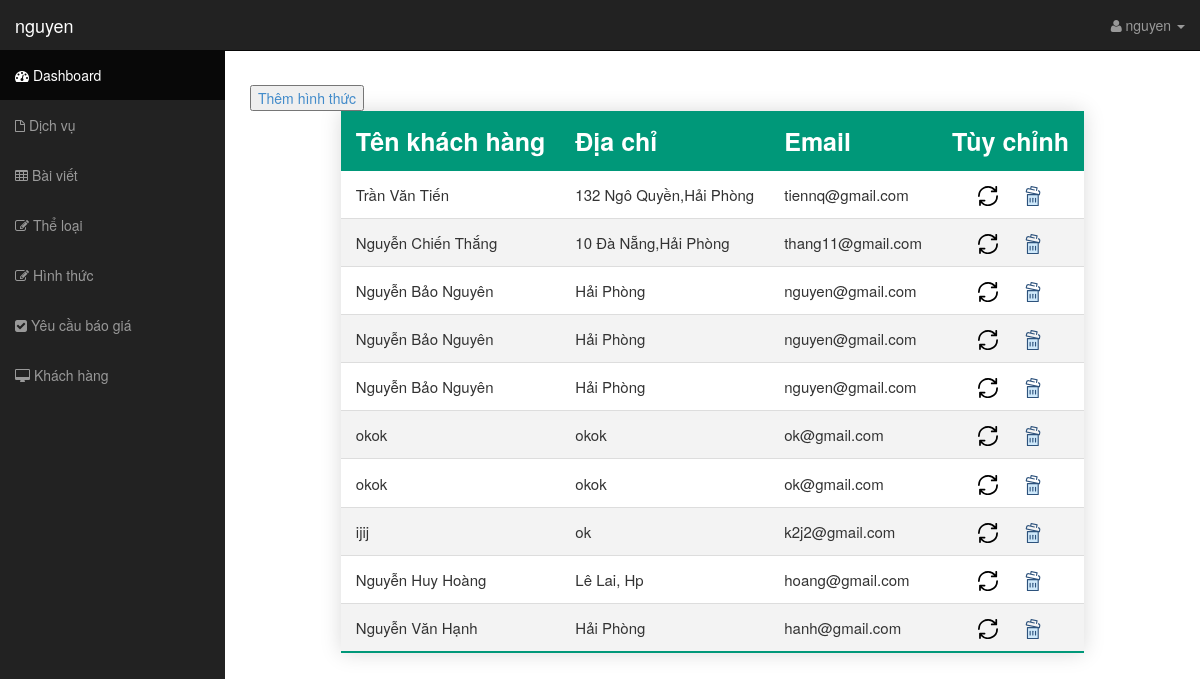
Screenshot of /controller/admin.php?view=khachhang (signed in) with the database file from the repository.
### tables this page shows
CREATE TABLE `khachhang` (
  `makh` int(11) NOT NULL,
  `tenkhachhang` varchar(255) NOT NULL,
  `diachi` varchar(255) NOT NULL,
  `email` varchar(100) NOT NULL
);

### controller/admin.php (called while the page is built)
<?php
include "../view/admin/header.php";
include "../view/admin/admin.php";
include "../view/admin/footer.php";
?>

### model/thuvien.php (called while the page is built, shortened)
<?php
function showDatabase($pdo, $table) {
	$select = "SELECT * FROM $table";
	$stmt = $pdo->prepare($select);
	$stmt->execute();
	$element = $stmt->fetchAll(PDO::FETCH_ASSOC);
	return $element;
}
?>

### view/admin/khachhang.php (the view)
<div>
    <button>
        <a href="../controller/them_ht.php">Thêm hình thức</a>
    </button>
</div>
<table class="styled-table">
    <thead>
        <tr>
            <th>Tên khách hàng</th>
            <th>Địa chỉ</th>
            <th>Email</th>
            <th>Tùy chỉnh</th>
        </tr>
    </thead>
    <tbody>
        <?php
            $table = "khachhang";
            $row = showDatabase($pdo, $table);
            foreach ($row as $value) {
        ?>
            <tr>
                <td><?php echo $value['tenkhachhang'];?></td>
                <td><?php echo $value['diachi'];?></td>
                <td><?php echo $value['email'];?></td>
                <td class="option">
                    <a class="update" href="../controller/sua_kh.php?makh=<?php echo $value['makh'];?>" value="">
                        <img src="../view/images/icon/update.svg" title="<?php echo $value['makh'];?>" alt="Cập nhật">
                    </a>
                    <a href="../controller/xoa_kh.php?makh=<?php echo $value['makh'];?>">
                        <img src="../view/images/icon/delete.svg" title="Xóa" alt="Xóa">
                    </a>
                </td>
            </tr>
        <?php } ?>
    </tbody>
</table>

### view/css/sb-admin.css (style rules this page uses)
body { margin-top: 50px; }

### view/css/admin.css (style rules this page uses)
.styled-table { border-collapse: collapse; margin: 0 auto; box-shadow: 0 0 20px rgba(0, 0, 0, 0.15); }
.styled-table thead tr { background: #009879; color: #fff; text-align: left; }
.styled-table th, .styled-table td { padding: 12px 15px; }
.styled-table th { font-size: 2.5rem; }
.styled-table td { font-size: 1.5rem; }
.styled-table tbody tr { border-bottom: 1px solid #dddddd; }
.styled-table tbody tr:nth-of-type(even) { background-color: #f3f3f3; }
.styled-table tbody tr:last-of-type { border-bottom: 2px solid #009879; }
.option { text-align: center; }
.option a { color: blue; margin: 10px; cursor: pointer; text-decoration: none; }
.option a img { width: 20px; }

### rows the page displays
khachhang: tenkhachhang "Trần Văn Tiến", diachi "132 Ngô Quyền,Hải Phòng", email "tiennq@gmail.com"
khachhang: tenkhachhang "Nguyễn Chiến Thắng", diachi "10 Đà Nẵng,Hải Phòng", email "thang11@gmail.com"
khachhang: tenkhachhang "Nguyễn Bảo Nguyên", diachi "Hải Phòng", email "nguyen@gmail.com"
khachhang: tenkhachhang "Nguyễn Bảo Nguyên", diachi "Hải Phòng", email "nguyen@gmail.com"
khachhang: tenkhachhang "Nguyễn Bảo Nguyên", diachi "Hải Phòng", email "nguyen@gmail.com"
khachhang: tenkhachhang "okok", diachi "okok", email "ok@gmail.com"
khachhang: tenkhachhang "okok", diachi "okok", email "ok@gmail.com"
khachhang: tenkhachhang "ijij", diachi "ok", email "k2j2@gmail.com"
khachhang: tenkhachhang "Nguyễn Huy Hoàng", diachi "Lê Lai, Hp", email "hoang@gmail.com"
khachhang: tenkhachhang "Nguyễn Văn Hạnh", diachi "Hải Phòng", email "hanh@gmail.com"

### other values shown
$username "nguyen"
